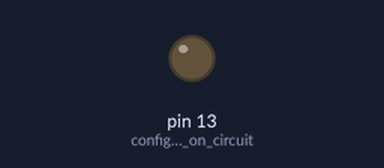
This sketch was run on a simulated Arduino Uno, built with avr-gcc and run on an emulated ATmega328P. On the bench: output pins drawn as LEDs (lit = HIGH).

Above: at 0.5 s.
At 4.5 s:
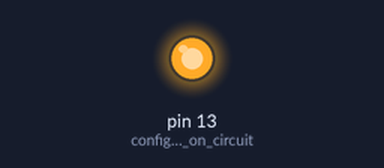
Timing chart, 0 to 6.9 s (numbered marks = the images above):
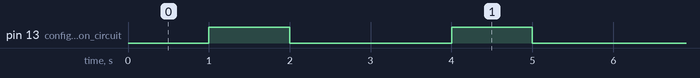

Measured:
- by itself, pin 13 (configure_LED_on_circuit): alternates HIGH for 1.0 s and LOW for 2.0 s

The sketch:

Upward_Bound_Pump.ino
```cpp
/*
   Juniper Robotics - Grow Tower Controller
*/

//define constants
#define pump_on_time 1                       //on time in seconds
#define pump_off_time 3                      //off time in seconds

//define varaibles
long currentTime = 0, lastTime = 0, secondsCount = 0;

void setup() {
  pinMode(LED_BUILTIN, OUTPUT);              //configure LED on circuit board
}

void loop () {
  currentTime = millis();                    //store current millis timer value into currentTime variable
  if (currentTime - lastTime >= 1000) {      //check if it has been 1000ms or more since the pump ran last
    lastTime = currentTime;                  //store current time as last time ran
    if (secondsCount >= pump_off_time) {     //check if pump has been off for the required amount of time (pump_off_time)
      secondsCount = 0;                      //reset minute count to restart pump
    }
    if (secondsCount < pump_on_time) {       //check if pump has been on less than the desired time (pump_on_time)
      digitalWrite(LED_BUILTIN, HIGH);       //turn pump on
    }
    else {
      digitalWrite(LED_BUILTIN, LOW);        //turn pump off
    }
    secondsCount++;
  }
}
```
